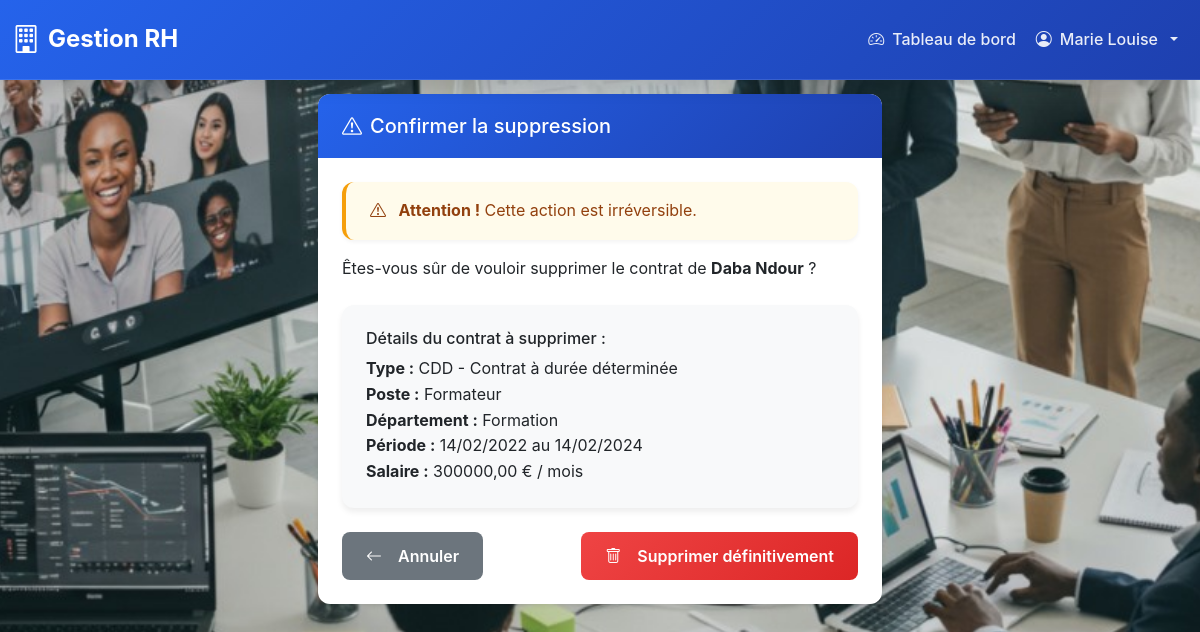
Screenshot of /contrats/9/supprimer/ (signed in) with the database file from the repository.
### rh_app/models.py (models this page shows, shortened)
class Employe(models.Model):
    ROLE_CHOICES = [
        ('RH', 'Responsable RH'),
        ('EMPLOYE', 'Employé'),
    ]
    STATUT_CHOICES = [
        ('ACTIF', 'Actif'),
        ('INACTIF', 'Inactif'),
        ('CONGE', 'En congé'),
    ]
    user = models.OneToOneField(User, on_delete=models.CASCADE, related_name='employe')
    matricule = models.CharField(max_length=20, unique=True, verbose_name='Matricule')
    role = models.CharField(max_length=10, choices=ROLE_CHOICES, default='EMPLOYE', verbose_name='Rôle')
    nom = models.CharField(max_length=100, verbose_name='Nom')
    prenom = models.CharField(max_length=100, verbose_name='Prénom')
    email = models.EmailField(unique=True, verbose_name='Email')
    telephone = models.CharField(max_length=20, verbose_name='Téléphone')
    adresse = models.TextField(verbose_name='Adresse')
    date_naissance = models.DateField(verbose_name='Date de naissance')
    date_embauche = models.DateField(verbose_name="Date d'embauche")
    poste = models.CharField(max_length=100, verbose_name='Poste')
    departement = models.ForeignKey(Departement, on_delete=models.SET_NULL, null=True, blank=True,
                                   related_name='employes', verbose_name='Département')
    statut = models.CharField(max_length=10, choices=STATUT_CHOICES, default='ACTIF', verbose_name='Statut')
    photo = models.ImageField(upload_to='employes/', blank=True, null=True, verbose_name='Photo')
    class Meta:
        verbose_name = 'Employé'
        verbose_name_plural = 'Employés'
        ordering = ['nom', 'prenom']
    def get_full_name(self):
        return f"{self.prenom} {self.nom}"

class Contrat(models.Model):
    TYPE_CHOICES = [
        ('CDI', 'CDI - Contrat à durée indéterminée'),
        ('CDD', 'CDD - Contrat à durée déterminée'),
        ('VACATAIRE', 'Vacataire'),
        ('PRESTATAIRE', 'Prestataire'),
    ]
    STATUT_CHOICES = [
        ('ACTIF', 'Actif'),
        ('EXPIRE', 'Expiré'),
        ('RESILIE', 'Résilié'),
    ]
    employe = models.ForeignKey(Employe, on_delete=models.CASCADE, related_name='contrats', verbose_name='Employé')
    type_contrat = models.CharField(max_length=15, choices=TYPE_CHOICES, verbose_name='Type de contrat')
    date_debut = models.DateField(verbose_name='Date de début')
    date_fin = models.DateField(blank=True, null=True, verbose_name='Date de fin')
    salaire_base = models.DecimalField(max_digits=10, decimal_places=2, verbose_name='Salaire de base')
    poste = models.CharField(max_length=100, verbose_name='Poste')
    departement = models.CharField(max_length=100, verbose_name='Département')
    statut = models.CharField(max_length=10, choices=STATUT_CHOICES, default='ACTIF', verbose_name='Statut')
    document = models.FileField(upload_to='contrats/', blank=True, null=True, verbose_name='Document')
    date_creation = models.DateTimeField(auto_now_add=True, verbose_name='Date de création')
    class Meta:
        verbose_name = 'Contrat'
        verbose_name_plural = 'Contrats'
        ordering = ['-date_debut']

### rh_app/views.py (the view)
# urls.py: path('contrats/<int:pk>/supprimer/', views.supprimer_contrat, name='supprimer_contrat'),
@login_required
def supprimer_contrat(request, pk):
    employe = request.user.employe
    if employe.role != 'RH':
        messages.error(request, 'Accès non autorisé.')
        return redirect('dashboard')
    contrat = get_object_or_404(Contrat, pk=pk)
    if request.method == 'POST':
        contrat.delete()
        messages.success(request, f'Contrat pour {contrat.employe.get_full_name()} supprimé avec succès.')
        return redirect('liste_contrats')
    context = {'contrat': contrat}
    return render(request, 'rh_app/contrats/supprimer.html', context)

### rh_app/templates/rh_app/contrats/supprimer.html (shortened to what this page needs)
{% extends 'base.html' %}
{% load static %}
{% block content %}
<div class="container-fluid py-4">
    <div class="row justify-content-center">
        <div class="col-lg-6">
            <div class="card shadow-sm">
                <div class="card-header bg-danger text-white">
                    <h5 class="card-title mb-0">
                        <i class="bi bi-exclamation-triangle me-2"></i>Confirmer la suppression
                    </h5>
                </div>
                <div class="card-body">
                    <div class="alert alert-warning">
                        <i class="bi bi-exclamation-triangle me-2"></i>
                        <strong>Attention !</strong> Cette action est irréversible.
                    </div>
                    <p class="mb-4">Êtes-vous sûr de vouloir supprimer le contrat de <strong>{{ contrat.employe.get_full_name }}</strong> ?</p>
                    <div class="card bg-light mb-4">
                        <div class="card-body">
                            <h6 class="card-title">Détails du contrat à supprimer :</h6>
                            <ul class="list-unstyled mb-0">
                                <li><strong>Type :</strong> {{ contrat.get_type_contrat_display }}</li>
                                <li><strong>Poste :</strong> {{ contrat.poste }}</li>
                                <li><strong>Département :</strong> {{ contrat.departement }}</li>
                                <li><strong>Période :</strong> {{ contrat.date_debut|date:"d/m/Y" }}
                                    {% if contrat.date_fin %}au {{ contrat.date_fin|date:"d/m/Y" }}{% else %}(Permanent){% endif %}</li>
                                <li><strong>Salaire :</strong> {{ contrat.salaire_base }} € / mois</li>
                            </ul>
                        </div>
                    </div>
                    <form method="post">
                        <div class="d-flex justify-content-between">
                            <a href="{% url 'liste_contrats' %}" class="btn btn-secondary">
                                <i class="bi bi-arrow-left me-2"></i>Annuler
                            </a>
                            <button type="submit" class="btn btn-danger">
                                <i class="bi bi-trash me-2"></i>Supprimer définitivement
                            </button>
                        </div>
                    </form>
                </div>
            </div>
        </div>
    </div>
</div>
{% endblock %}

### rh_app/templates/base.html (shortened to what this page needs)
<!DOCTYPE html>
{% load static %}
<html lang="fr">
<head>
    <link href="https://cdn.jsdelivr.net/npm/bootstrap@5.3.0/dist/css/bootstrap.min.css" rel="stylesheet">
    <link rel="stylesheet" href="https://cdn.jsdelivr.net/npm/bootstrap-icons@1.10.0/font/bootstrap-icons.css">
</head>
<body>
    {% if user.is_authenticated %}
    <nav class="navbar navbar-expand-lg navbar-dark navbar-custom">
        <div class="container-fluid">
            <a class="navbar-brand" href="{% url 'accueil' %}">
                <i class="bi bi-building"></i> Gestion RH
            </a>
            <div class="collapse navbar-collapse" id="navbarNav">
                <ul class="navbar-nav ms-auto">
                    <li class="nav-item">
                        <a class="nav-link" href="{% url 'dashboard' %}">
                            <i class="bi bi-speedometer2"></i> Tableau de bord
                        </a>
                    </li>
                    <li class="nav-item dropdown">
                        <a class="nav-link dropdown-toggle" href="#" role="button" data-bs-toggle="dropdown">
                            <i class="bi bi-person-circle"></i> {{ user.employe.get_full_name }}
                        </a>
                    </li>
                </ul>
            </div>
        </div>
    </nav>
    {% endif %}
    <div class="container-fluid fade-in">
        {% block content %}{% endblock %}
    </div>
</body>
</html>

### rows the page displays
Contrat: employe.get_full_name "Daba Ndour", type_contrat "CDD - Contrat à durée déterminée", poste "Formateur", departement "Formation", date_debut "14/02/2022", date_fin "14/02/2024", salaire_base "300000,00"

### other values shown
{{ user.employe.get_full_name }} "Marie Louise"
